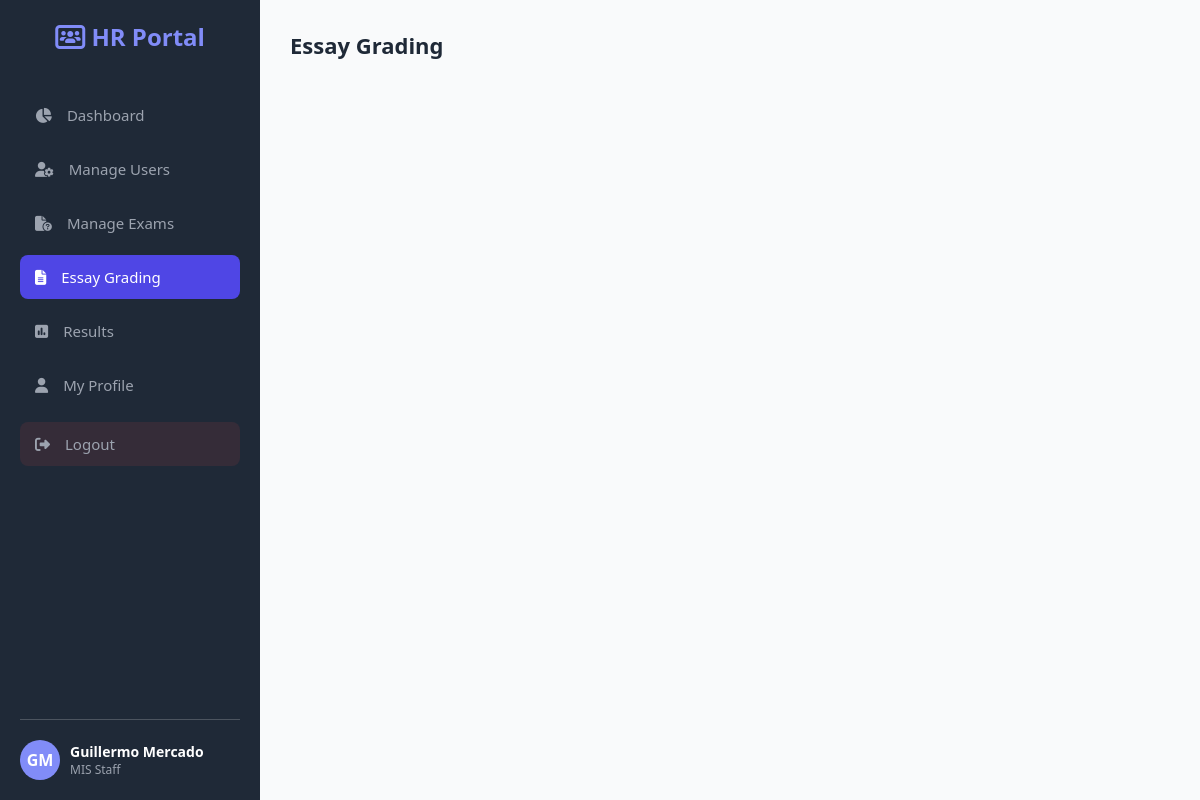
Page /hr/essay_grading.php (signed in) on the committed database.
### tables this page shows
CREATE TABLE `users` (
  `id` int(11) NOT NULL,
  `full_name` varchar(150) NOT NULL,
  `employee_number` varchar(50) NOT NULL,
  `branch` varchar(100) NOT NULL,
  `position` varchar(100) NOT NULL,
  `date_started` date NOT NULL,
  `email` varchar(150) NOT NULL,
  `username` varchar(100) NOT NULL,
  `password` varchar(255) NOT NULL,
  `role` enum('Administrator','HR','Employee') NOT NULL DEFAULT 'Employee',
  `status` enum('Pending','Approved','Rejected','Inactive') NOT NULL DEFAULT 'Pending',
  `profile_photo` varchar(255) DEFAULT NULL,
  `date_created` timestamp NOT NULL DEFAULT current_timestamp()
);

### hr/essay_grading.php (the view, shortened to what this page needs)
<?php
require_once __DIR__ . '/../config/db.php';
$user_id = $_SESSION['user_id'];
$stmtUser = $pdo->prepare("SELECT full_name, position, profile_photo FROM users WHERE id=?");
$stmtUser->execute([$user_id]);
$user = $stmtUser->fetch(PDO::FETCH_ASSOC) ?: [
    'full_name'=>'Admin User',
    'position'=>'HR Manager',
    'profile_photo'=>null
];
function getInitials($name){
    $words = explode(" ", $name);
    $initials = "";
    foreach($words as $w){
        $initials .= strtoupper($w[0]);
    }
    return substr($initials,0,2);
}
$avatarInitials = getInitials($user['full_name']);
$avatarPhoto = $user['profile_photo'];
?>
<!DOCTYPE html>
<html lang="en">
<head>
<link rel="stylesheet" href="https://cdnjs.cloudflare.com/ajax/libs/font-awesome/6.4.0/css/all.min.css">
</head>
<body>
<nav class="sidebar">
    <div class="logo">
        <i class="fa-solid fa-users-rectangle"></i> HR Portal
    </div>
    <ul class="nav-links">
        <li><a href="index.php"><i class="fa-solid fa-chart-pie"></i> Dashboard</a></li>
        <li><a href="manage_users.php"><i class="fa-solid fa-user-gear"></i> Manage Users</a></li>
        <li><a href="manage_exams.php"><i class="fa-solid fa-file-circle-question"></i> Manage Exams</a></li>
        <li><a href="essay_grading.php" class="active"><i class="fa-solid fa-file-lines"></i> Essay Grading</a></li>
        <li><a href="results.php"><i class="fa-solid fa-square-poll-vertical"></i> Results</a></li>
        <li><a href="profile.php"><i class="fa-solid fa-user"></i> My Profile</a></li>
    <a href="../config/logout.php"
       class="logout-btn"
       onclick="return confirmLogout();"
       style="margin-top:15px;">
        <i class="fa-solid fa-right-from-bracket"></i> Logout
    </a>
    </ul>
    <div class="profile-footer" style="padding-top:20px; border-top:1px solid rgba(255,255,255,0.2); display:flex; align-items:center; gap:10px; margin-top:auto;">
        <div class="avatar" style="width:40px; height:40px; font-size:16px; flex-shrink:0;">
            <?php if(isset($avatarPhoto) && $avatarPhoto && file_exists("../uploads/{$avatarPhoto}")): ?>
                <img src="../uploads/<?= htmlspecialchars($avatarPhoto) ?>" alt="Profile" style="width:100%; height:100%; border-radius:50%;">
            <?php else: ?>
                <?= $avatarInitials ?>
            <?php endif; ?>
        </div>
        <div style="color:white;">
            <div style="font-size:14px; font-weight:600;">
                <?= htmlspecialchars($user['full_name'] ?? 'Admin User') ?>
            </div>
            <div style="font-size:12px; color:#9ca3af;">
                <?= htmlspecialchars($user['position'] ?? 'HR Manager') ?>
            </div>
        </div>
    </div>
</nav>
<div class="main-content">
<div class="user-profile">
<div class="content-area">
<h2 class="section-title">Essay Grading</h2>
</div>
</div>
</body>
</html>

### hr/essay_grading.php (style rules this page uses)
:root { --primary-color: #4f46e5; --secondary-color: #818cf8; --bg-color: #f9fafb; --sidebar-bg: #1f2937; --text-light: #ffffff; --text-dark: #1f2937; --card-bg: #ffffff; }
* { margin:0;padding:0;box-sizing:border-box;font-family:'Segoe UI',Tahoma,Geneva,Verdana,sans-serif; }
body { display:flex;background-color:var(--bg-color);height:100vh;overflow:hidden; }
.sidebar { width:260px;background-color:var(--sidebar-bg);color:var(--text-light);display:flex;flex-direction:column;padding:20px; }
.logo { font-size:24px;font-weight:bold;margin-bottom:40px;text-align:center;color:var(--secondary-color); }
.nav-links { list-style:none;flex-grow:1; }
.nav-links li { margin-bottom:10px; }
.nav-links a { text-decoration:none;color:#9ca3af;padding:12px 15px;display:flex;align-items:center;gap:15px;border-radius:8px;transition:0.2s;font-size:15px; }
.nav-links a:hover,.nav-links a.active { background-color:var(--primary-color);color:white; }
.logout-btn { margin-top:auto;background-color:rgba(239,68,68,0.1);color:#ef4444; }
.main-content { flex:1;display:flex;flex-direction:column;overflow-y:auto; }
.user-profile { display:flex;align-items:center;gap:15px; }
.avatar { width:40px;height:40px;border-radius:50%;display:flex;align-items:center;justify-content:center;color:white;font-weight:bold;background-color:var(--secondary-color); }
.content-area { padding:30px; }
.section-title { margin-bottom:20px;color:var(--text-dark);font-size:22px;font-weight:600; }

### rows in the picture
users: full_name "GM", full_name "Guillermo Mercado", position "MIS Staff"
